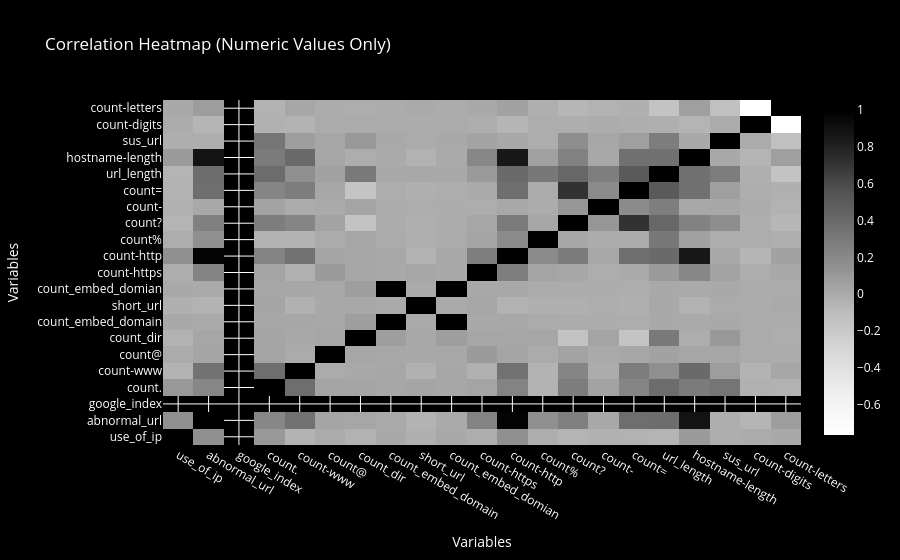

The notebook cell saved with this chart:
### Code cell
from plotly import graph_objects as go
numeric_data = df.select_dtypes(include='number')

corr_matrix = numeric_data.corr()

heatmap = go.Heatmap(
    z=corr_matrix.values,
    x=corr_matrix.columns,
    y=corr_matrix.columns,
    colorscale='Greys',  
)


layout = go.Layout(
    title='Correlation Heatmap (Numeric Values Only)',
    xaxis=dict(title='Variables'),
    yaxis=dict(title='Variables'),
    plot_bgcolor='black', 
    paper_bgcolor='black', 
    font=dict(color='white')  
)


fig = go.Figure(data=heatmap, layout=layout)


fig.show()

### Figure 1 — Plotly figure (JSON) as saved in the notebook; plotly's stock layout.template omitted (floating-point values rounded to 4 significant figures; data arrays with more than 128 entries replaced by an {"elided": "..."} marker saying what was removed)
{"data": [{"colorscale": [[0, "rgb(255,255,255)"], [0.125, "rgb(240,240,240)"], [0.25, "rgb(217,217,217)"], [0.375, "rgb(189,189,189)"], [0.5, "rgb(150,150,150)"], [0.625, "rgb(115,115,115)"], [0.75, "rgb(82,82,82)"], [0.875, "rgb(37,37,37)"], [1, "rgb(0, 0, 0)"]], "type": "heatmap", "x": ["use_of_ip", "abnormal_url", "google_index", "count.", "count-www", "count@", "count_dir", "count_embed_domain", "short_url", "count_embed_domian", "count-https", "count-http", "count%", "count?", "count-", "count=", "url_length", "hostname-length", "sus_url", "count-digits", "count-letters"], "y": ["use_of_ip", "abnormal_url", "google_index", "count.", "count-www", "count@", "count_dir", "count_embed_domain", "short_url", "count_embed_domian", "count-https", "count-http", "count%", "count?", "count-", "count=", "url_length", "hostname-length", "sus_url", "count-digits", "count-letters"], "z": {"elided": "21x21 float values"}}], "layout": {"autosize": true, "font": {"color": "white"}, "paper_bgcolor": "black", "plot_bgcolor": "black", "title": {"text": "Correlation Heatmap (Numeric Values Only)"}, "xaxis": {"autorange": true, "range": [-0.5, 20.5], "title": {"text": "Variables"}, "type": "category"}, "yaxis": {"autorange": true, "range": [-0.5, 20.5], "title": {"text": "Variables"}, "type": "category"}}}
